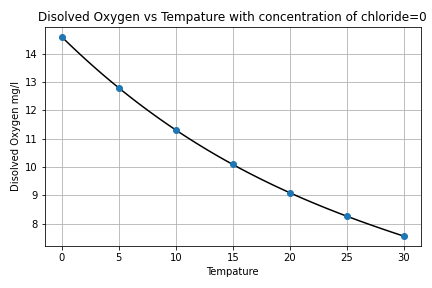

Here is the Python script that generated this plot:
#!/usr/bin/env python3
# -*- coding: utf-8 -*-
"""
Created on Fri Oct 15 18:09:14 2021

@author: tylerklimas
[oxygen.py]
[Tyler Klimas]
[10-17-21]

I understand and have adhered to all the tenets of the Duke Community Standard 
in creating this code.
Signed: [TK206]
"""
import numpy as np
import matplotlib.pyplot as plt

t = np.array([0, 5, 10, 15, 20, 25, 30])
con = np.array([0, 10, 20])
c1 = np.array([14.6, 12.8, 11.3, 10.1, 9.09, 8.26, 7.56])
c2 = np.array([12.9, 11.3, 10.1, 9.03, 8.17, 7.46, 6.85])
c3 = np.array([11.4, 10.3, 8.96, 8.08, 7.35, 6.73, 6.2])

q = np.vstack([c1, c2, c3]).T



m, i = np.meshgrid(con, t)
qx = np.reshape(q, (-1,1))
tx = np.reshape(t, (-1,1))
c11 = np.reshape(c1, (-1, 1))
c21 = np.reshape(c2, (-1, 1))
c31 = np.reshape(c3, (-1, 1))
ii = np.reshape(i, (-1, 1))
mx = np.reshape(m, (-1, 1))




def xfun(g, tem, coefs):
    return coefs[0]+coefs[1]*tem+coefs[2]*g


eq2 = np.block([[mx**0, mx**1, ii**1]])
b = np.linalg.lstsq(eq2, qx, rcond=None)[0]
out1 = xfun(12, 15, b)
per1 = ((abs(out1-9.09)/9.09)*100)

eq3 = np.block([[tx**3,tx**2, tx**1, tx**0]])
c = np.linalg.lstsq(eq3, c11, rcond=None)[0]


def zfun(g, tem, coefs):
    return (coefs[0] + coefs[1]*g +
            coefs[2]*g**2 + coefs[3]*g**3 + coefs[4]*tem)
eq1 = np.block([[ii**0, ii**1, ii**2, ii**3, mx]])
a = np.linalg.lstsq(eq1, qx, rcond=None)[0]

output = zfun(12, 15, a)

fig = plt.figure(num=1, clear=True)
ax = fig.add_subplot(1,1,1)
fig.set_size_inches(6,4, forward=True)
xmod=np.linspace(t.min(), t.max(), 100)
pl = c[0]*xmod**3 + c[1]*xmod**2 + c[2] * xmod**1 + c[3]*xmod**(0)
ax.plot(xmod, pl, 'k-')
ax.plot(tx, c11, 'o')
ax.grid(True)
ax.set(xlabel = 'Tempature', 
       ylabel = 'Disolved Oxygen mg/l',
       title = 'Disolved Oxygen vs Tempature with concentration of chloride=0')
fig.tight_layout()
fig.savefig('oxygen.png')

























